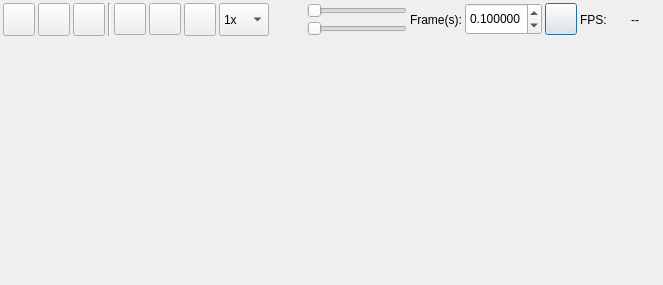
<?xml version='1.0' encoding='utf-8'?>
<ui version="4.0">
 <class>streamForm</class>
 <widget class="QWidget" name="streamForm">
  <property name="geometry">
   <rect>
    <x>0</x>
    <y>0</y>
    <width>565</width>
    <height>285</height>
   </rect>
  </property>
  <property name="sizePolicy">
   <sizepolicy hsizetype="Expanding" vsizetype="Expanding">
    <horstretch>0</horstretch>
    <verstretch>0</verstretch>
   </sizepolicy>
  </property>
  <property name="windowTitle">
   <string>Video Stream</string>
  </property>
  <layout class="QVBoxLayout" name="verticalLayout">
   <property name="spacing">
    <number>3</number>
   </property>
   <property name="leftMargin">
    <number>3</number>
   </property>
   <property name="topMargin">
    <number>3</number>
   </property>
   <property name="rightMargin">
    <number>3</number>
   </property>
   <property name="bottomMargin">
    <number>3</number>
   </property>
   <item>
    <layout class="QHBoxLayout" name="horizontalLayout">
     <property name="spacing">
      <number>3</number>
     </property>
     <item>
      <widget class="QPushButton" name="recordB">
       <property name="minimumSize">
        <size>
         <width>32</width>
         <height>32</height>
        </size>
       </property>
       <property name="maximumSize">
        <size>
         <width>64</width>
         <height>64</height>
        </size>
       </property>
       <property name="toolTip">
        <string>Start Recording</string>
       </property>
       <property name="whatsThis">
        <string />
       </property>
       <property name="iconSize">
        <size>
         <width>32</width>
         <height>32</height>
        </size>
       </property>
      </widget>
     </item>
     <item>
      <widget class="QPushButton" name="optionsB">
       <property name="minimumSize">
        <size>
         <width>32</width>
         <height>32</height>
        </size>
       </property>
       <property name="maximumSize">
        <size>
         <width>64</width>
         <height>64</height>
        </size>
       </property>
       <property name="toolTip">
        <string>Recording Options...</string>
       </property>
       <property name="whatsThis">
        <string />
       </property>
       <property name="iconSize">
        <size>
         <width>32</width>
         <height>32</height>
        </size>
       </property>
      </widget>
     </item>
     <item>
      <widget class="QPushButton" name="resetFrameB">
       <property name="minimumSize">
        <size>
         <width>32</width>
         <height>32</height>
        </size>
       </property>
       <property name="maximumSize">
        <size>
         <width>64</width>
         <height>64</height>
        </size>
       </property>
       <property name="toolTip">
        <string>Reset Frame</string>
       </property>
       <property name="whatsThis">
        <string />
       </property>
       <property name="iconSize">
        <size>
         <width>32</width>
         <height>32</height>
        </size>
       </property>
      </widget>
     </item>
     <item>
      <widget class="Line" name="line">
       <property name="orientation">
        <enum>Qt::Vertical</enum>
       </property>
      </widget>
     </item>
     <item>
      <widget class="QPushButton" name="debayerB">
       <property name="minimumSize">
        <size>
         <width>32</width>
         <height>32</height>
        </size>
       </property>
       <property name="toolTip">
        <string>Toggle Debayer</string>
       </property>
       <property name="text">
        <string />
       </property>
       <property name="iconSize">
        <size>
         <width>32</width>
         <height>32</height>
        </size>
       </property>
      </widget>
     </item>
     <item>
      <widget class="QPushButton" name="collimationB">
       <property name="minimumSize">
        <size>
         <width>32</width>
         <height>32</height>
        </size>
       </property>
       <property name="toolTip">
        <string>Toggle Collimation Overlay</string>
       </property>
       <property name="text">
        <string />
       </property>
       <property name="iconSize">
        <size>
         <width>32</width>
         <height>32</height>
        </size>
       </property>
      </widget>
     </item>
     <item>
      <widget class="QPushButton" name="collimationOptionsB">
       <property name="minimumSize">
        <size>
         <width>32</width>
         <height>32</height>
        </size>
       </property>
       <property name="maximumSize">
        <size>
         <width>64</width>
         <height>64</height>
        </size>
       </property>
       <property name="toolTip">
        <string>Collimation Overlay Options...</string>
       </property>
       <property name="whatsThis">
        <string />
       </property>
       <property name="iconSize">
        <size>
         <width>32</width>
         <height>32</height>
        </size>
       </property>
      </widget>
     </item>
     <item>
      <widget class="QComboBox" name="zoomLevelCombo">
       <property name="sizePolicy">
        <sizepolicy hsizetype="Minimum" vsizetype="Preferred">
         <horstretch>0</horstretch>
         <verstretch>0</verstretch>
        </sizepolicy>
       </property>
       <property name="toolTip">
        <string>Zoom level</string>
       </property>
       <item>
        <property name="text">
         <string>1x</string>
        </property>
       </item>
       <item>
        <property name="text">
         <string>5x</string>
        </property>
       </item>
       <item>
        <property name="text">
         <string>10x</string>
        </property>
       </item>
      </widget>
     </item>
     <item>
      <layout class="QGridLayout" name="zoomViewGridLayout">
       <property name="spacing">
        <number>3</number>
       </property>
       <item row="1" column="1">
        <widget class="QSlider" name="NSSlider">
         <property name="enabled">
          <bool>false</bool>
         </property>
         <property name="sizePolicy">
          <sizepolicy hsizetype="Expanding" vsizetype="Fixed">
           <horstretch>0</horstretch>
           <verstretch>0</verstretch>
          </sizepolicy>
         </property>
         <property name="minimumSize">
          <size>
           <width>100</width>
           <height>0</height>
          </size>
         </property>
         <property name="toolTip">
          <string>Move zoomed view Up/Down</string>
         </property>
         <property name="orientation">
          <enum>Qt::Horizontal</enum>
         </property>
        </widget>
       </item>
       <item row="0" column="1">
        <widget class="QSlider" name="WESlider">
         <property name="enabled">
          <bool>false</bool>
         </property>
         <property name="sizePolicy">
          <sizepolicy hsizetype="Expanding" vsizetype="Fixed">
           <horstretch>0</horstretch>
           <verstretch>0</verstretch>
          </sizepolicy>
         </property>
         <property name="minimumSize">
          <size>
           <width>100</width>
           <height>0</height>
          </size>
         </property>
         <property name="toolTip">
          <string>Move zoomed view Left/Right</string>
         </property>
         <property name="orientation">
          <enum>Qt::Horizontal</enum>
         </property>
        </widget>
       </item>
       <item row="0" column="0" rowspan="2">
        <widget class="QLabel" name="handLabel">
         <property name="enabled">
          <bool>false</bool>
         </property>
         <property name="minimumSize">
          <size>
           <width>32</width>
           <height>32</height>
          </size>
         </property>
         <property name="text">
          <string />
         </property>
        </widget>
       </item>
      </layout>
     </item>
     <item>
      <spacer name="horizontalSpacer">
       <property name="orientation">
        <enum>Qt::Horizontal</enum>
       </property>
       <property name="sizeType">
        <enum>QSizePolicy::Preferred</enum>
       </property>
       <property name="sizeHint" stdset="0">
        <size>
         <width>40</width>
         <height>20</height>
        </size>
       </property>
      </spacer>
     </item>
     <item>
      <widget class="QLabel" name="label_2">
       <property name="toolTip">
        <string>Video frame duration in seconds</string>
       </property>
       <property name="text">
        <string>Frame(s):</string>
       </property>
      </widget>
     </item>
     <item>
      <widget class="QDoubleSpinBox" name="targetFrameDurationSpin">
       <property name="minimumSize">
        <size>
         <width>0</width>
         <height>32</height>
        </size>
       </property>
       <property name="toolTip">
        <string>Video frame duration in seconds</string>
       </property>
       <property name="decimals">
        <number>6</number>
       </property>
       <property name="minimum">
        <double>0.000001000000000</double>
       </property>
       <property name="maximum">
        <double>5.000000000000000</double>
       </property>
       <property name="singleStep">
        <double>0.001000000000000</double>
       </property>
       <property name="value">
        <double>0.100000000000000</double>
       </property>
      </widget>
     </item>
     <item>
      <widget class="QPushButton" name="changeFPSB">
       <property name="minimumSize">
        <size>
         <width>32</width>
         <height>32</height>
        </size>
       </property>
       <property name="toolTip">
        <string>Apply FPS and restart stream</string>
       </property>
       <property name="text">
        <string />
       </property>
       <property name="icon">
        <iconset theme="view-refresh">
         <normaloff>.</normaloff>.</iconset>
       </property>
       <property name="iconSize">
        <size>
         <width>24</width>
         <height>24</height>
        </size>
       </property>
       <property name="default">
        <bool>true</bool>
       </property>
      </widget>
     </item>
     <item>
      <widget class="QLabel" name="label">
       <property name="text">
        <string>FPS:</string>
       </property>
      </widget>
     </item>
     <item>
      <widget class="QLabel" name="avgFPS">
       <property name="minimumSize">
        <size>
         <width>50</width>
         <height>0</height>
        </size>
       </property>
       <property name="toolTip">
        <string>Average FPS</string>
       </property>
       <property name="frameShape">
        <enum>QFrame::NoFrame</enum>
       </property>
       <property name="frameShadow">
        <enum>QFrame::Plain</enum>
       </property>
       <property name="text">
        <string>--</string>
       </property>
       <property name="alignment">
        <set>Qt::AlignCenter</set>
       </property>
      </widget>
     </item>
    </layout>
   </item>
   <item>
    <widget class="VideoWG" name="videoFrame">
     <property name="sizePolicy">
      <sizepolicy hsizetype="Expanding" vsizetype="Expanding">
       <horstretch>0</horstretch>
       <verstretch>0</verstretch>
      </sizepolicy>
     </property>
     <property name="minimumSize">
      <size>
       <width>320</width>
       <height>240</height>
      </size>
     </property>
     <property name="autoFillBackground">
      <bool>false</bool>
     </property>
     <property name="alignment">
      <set>Qt::AlignCenter</set>
     </property>
    </widget>
   </item>
  </layout>
 </widget>
 <customwidgets>
  <customwidget>
   <class>VideoWG</class>
   <extends>QLabel</extends>
   <header>indi/videowg.h</header>
  </customwidget>
 </customwidgets>
 <tabstops>
  <tabstop>recordB</tabstop>
  <tabstop>optionsB</tabstop>
  <tabstop>resetFrameB</tabstop>
  <tabstop>debayerB</tabstop>
  <tabstop>zoomLevelCombo</tabstop>
  <tabstop>WESlider</tabstop>
  <tabstop>NSSlider</tabstop>
  <tabstop>targetFrameDurationSpin</tabstop>
  <tabstop>changeFPSB</tabstop>
 </tabstops>
 <resources />
 <connections />
</ui>
